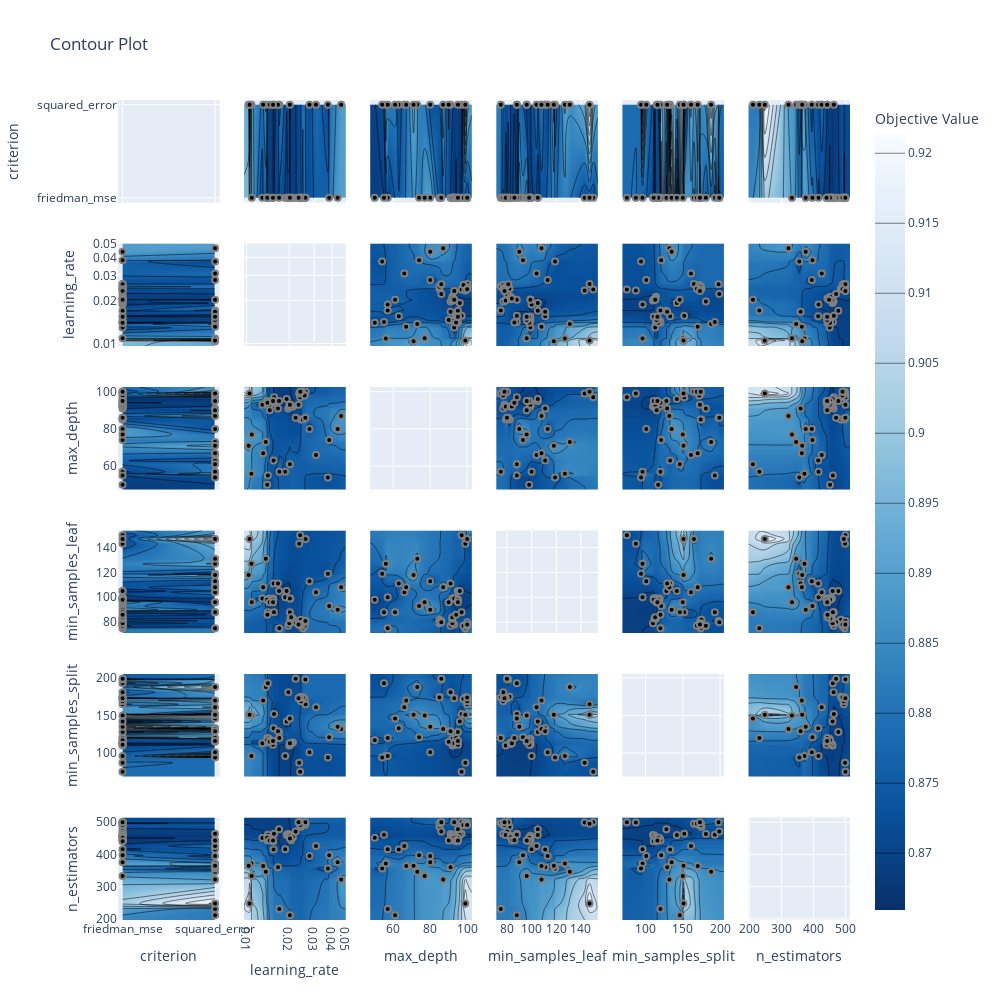

The notebook cell saved with this chart:
### Code cell
fig = optuna.visualization.plot_contour(study03)
fig.update_layout(
    width=1000,
    height=1000
)
